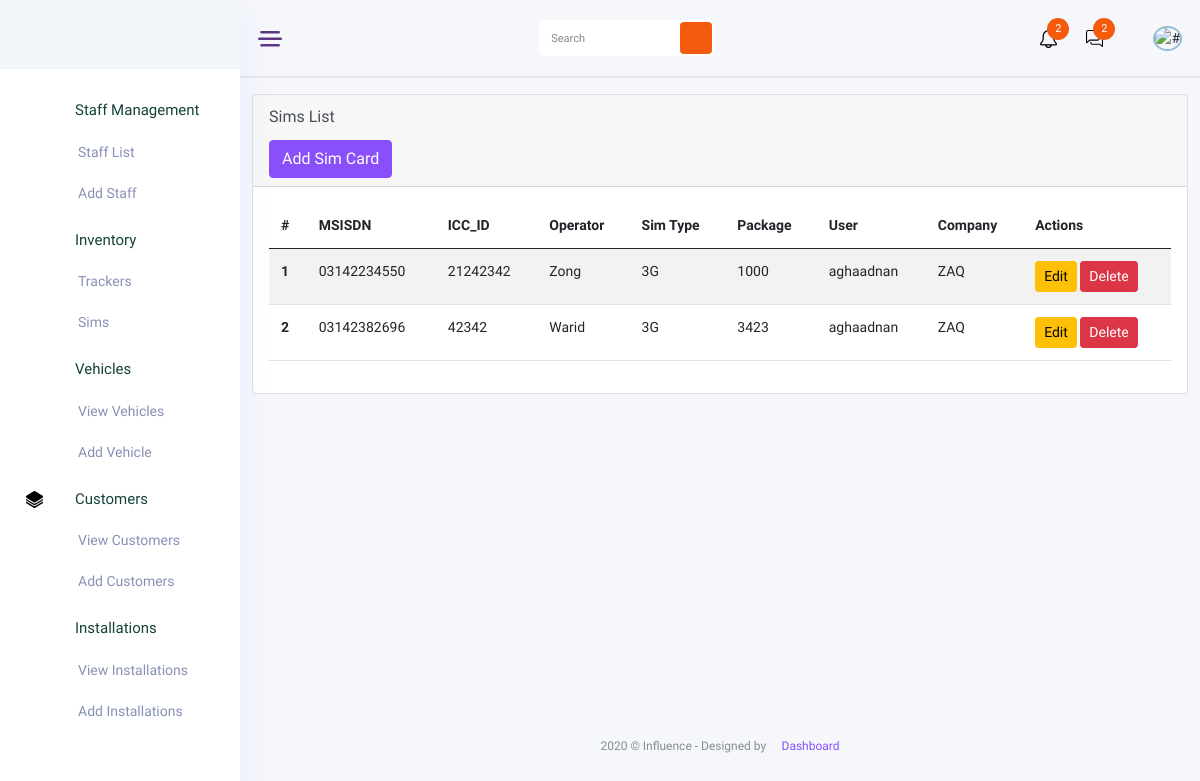
Before: /inventory/sims/ (signed in) with the older database file.
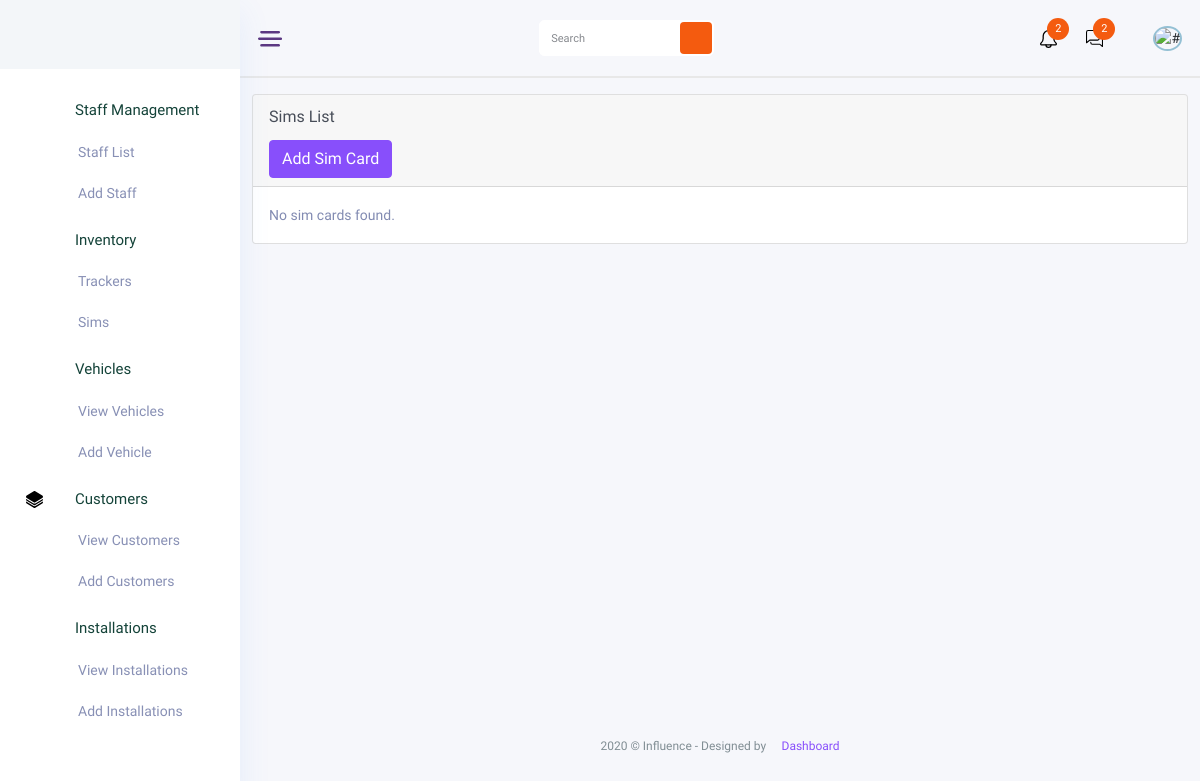
After: the same page with the newer database file.
### inventory/models.py (models this page shows, shortened)
class Sim(models.Model):
    MSISDN = models.CharField(max_length=50)
    ICC_ID = models.CharField(max_length=50)
    OPERATOR_CHOICES = [
        ('zong', 'Zong'),
        ('ufone', 'Ufone'),
        ('warid', 'Warid'),
        ('mobilink', 'Mobilink'),
        ('telenor', 'Telenor'),
    ]
    GSM_CHOICES = [
        ('2g', '2G'),
        ('3g', '3G'),
    ]
    OPERATOR = models.CharField(max_length=50, choices=OPERATOR_CHOICES)
    SIM_TYPE = models.CharField(max_length=50, choices=GSM_CHOICES)
    PACKAGE = models.CharField(max_length=50)
    user = models.ForeignKey(settings.AUTH_USER_MODEL, on_delete=models.CASCADE, related_name='sim_items')
    company = models.ForeignKey(Company, on_delete=models.CASCADE, related_name='sim_items')

### accounts/models.py (models this page shows)
class UserProfile(AbstractUser):
    is_manager  = models.BooleanField(default=False)
    is_admin    = models.BooleanField(default=False)
    is_installer = models.BooleanField(default=False)
    is_agent = models.BooleanField(default=False)
    company = models.ForeignKey(Company, on_delete=models.CASCADE, null=True, related_name='owned_companies')

### companies/models.py (models this page shows)
class Company(models.Model):
    name = models.CharField(max_length=255)
    address = models.CharField(max_length=255)
    phone = models.CharField(max_length=20)
    owner = models.ForeignKey(settings.AUTH_USER_MODEL, on_delete=models.CASCADE, related_name='owned_companies')
    def __str__(self):
        return self.name

### inventory/views.py (the view)
# urls.py: path('sims/', SimListView.as_view(), name='sim_list'),
class SimListView(LoginRequiredMixin, ListView):
    model = Sim
    template_name = 'inventory/sim_list.html'
    context_object_name = 'sim_items'
    def get_queryset(self):
        company = self.request.user.company
        return Sim.objects.filter(company=company)

### inventory/templates/inventory/sim_list.html (shortened to what this page needs)
{% extends 'base.html' %}
{% block content %}
<div class="container-fluid mt-3">
  <div class="card">
    <div class="card-header">
      <h5 class="card-title">Sims List</h5>
        <a href="{% url 'inventory:sim_new' %}" class="btn btn-primary">Add Sim Card</a>
  </div>
    <div class="card-body">
      {% if object_list %}
      <table class="table table-hover table-striped">
          <thead>
            <tr>
            <th scope="col">#</th>
              <th>MSISDN</th>
              <th>ICC_ID</th>
              <th>Operator</th>
              <th>Sim Type</th>
              <th>Package</th>
              <th>User</th>
              <th>Company</th>
              <th>Actions</th>
            </tr>
          </thead>
          <tbody>
            {% for sim in object_list %}
              <tr>
              <th scope="row">{{ forloop.counter }}</th>
                <td>{{ sim.MSISDN }}</td>
                <td>{{ sim.ICC_ID }}</td>
                <td>{{ sim.get_OPERATOR_display }}</td>
                <td>{{ sim.get_SIM_TYPE_display }}</td>
                <td>{{ sim.PACKAGE }}</td>
                <td>{{ sim.user }}</td>
                <td>{{ sim.company }}</td>
                <td>
                  <a href="{% url 'inventory:sim_update' sim.pk %}" class="btn btn-sm btn-warning">Edit</a>
                  <a href="{% url 'inventory:sim_delete' sim.pk %}" class="btn btn-sm btn-danger">Delete</a>
                </td>
              </tr>
            {% empty %}
              <tr>
                <td colspan="8">No sim cards found.</td>
              </tr>
            {% endfor %}
          </tbody>
        </table>
      {% else %}
      <p>No sim cards found.</p>
      {% endif %}
    </div>
  </div>
</div>
{% endblock %}

### templates/base.html (shortened to what this page needs)
{% load static %}
<!DOCTYPE html>
<html lang="zxx">
<head>
    <link rel="stylesheet" href="{% static 'css/bootstrap.min.css' %}" />
    <link rel="stylesheet" href="{% static 'vendors/themefy_icon/themify-icons.css' %}" />
    <link rel="stylesheet" href="{% static 'vendors/niceselect/css/nice-select.css' %}" />
    <link rel="stylesheet" href="{% static 'vendors/owl_carousel/css/owl.carousel.css' %}" />
    <link rel="stylesheet" href="{% static 'vendors/gijgo/gijgo.min.css' %}" />
    <link rel="stylesheet" href="{% static 'vendors/font_awesome/css/all.min.css' %}" />
    <link rel="stylesheet" href="{% static 'vendors/tagsinput/tagsinput.css' %}" />
    <link rel="stylesheet" href="{% static 'vendors/datepicker/date-picker.css' %}" />
    <link rel="stylesheet" href="{% static 'vendors/vectormap-home/vectormap-2.0.2.css' %}" />
    <link rel="stylesheet" href="{% static 'vendors/scroll/scrollable.css' %}" />
    <link rel="stylesheet" href="{% static 'vendors/datatable/css/jquery.dataTables.min.css' %}" />
    <link rel="stylesheet" href="{% static 'vendors/datatable/css/responsive.dataTables.min.css' %}" />
    <link rel="stylesheet" href="{% static 'vendors/datatable/css/buttons.dataTables.min.css' %}" />
    <link rel="stylesheet" href="{% static 'vendors/text_editor/summernote-bs4.css' %}" />
    <link rel="stylesheet" href="{% static 'vendors/morris/morris.css' %}">
    <link rel="stylesheet" href="{% static 'vendors/material_icon/material-icons.css' %}" />
    <link rel="stylesheet" href="{% static 'css/metisMenu.css' %}">
    <link rel="stylesheet" href="{% static 'css/style.css' %}" />
    <link rel="stylesheet" href="{% static 'css/colors/default.css' %}" id="colorSkinCSS">
</head>
<body class="crm_body_bg">
{% if user.is_authenticated %}
    {% include "sidebar.html" %}
    {% include "header.html" %}
{% endif %}
{% block content %}
{% endblock content %}
  {% include "footer.html" %}
</body>
</html>

### templates/sidebar.html (shortened to what this page needs)
 {% load static %}
<nav class="sidebar">
    <div class="logo d-flex justify-content-between">
    </div>
    <ul id="sidebar_menu">
    {% if request.user.is_authenticated %}
        {% if request.user.is_superuser %}
        <li class="">
            <a class="has-arrow" href="#" aria-expanded="false">
                <div class="nav_icon_small">
                    <img src="{% static 'img/menu-icon/dashboard.svg' %}" alt="">
                </div>
                <div class="nav_title">
                    <span>Companies</span>
                </div>
            </a>
            <ul>
                <li><a href="/companies/">View Companies</a></li>
              <li><a href="/companies/new/">Add company</a></li>
            </ul>
        </li>
        <li class="">
            <a class="has-arrow" href="#" aria-expanded="false">
                <div class="nav_icon_small">
                    <img src="{% static 'img/menu-icon/dashboard.svg' %}" alt="">
                </div>
                <div class="nav_title">
                    <span>Register </span>
                </div>
            </a>
            <ul>
              <li><a href="/accounts/register/">Add User</a></li>
            </ul>
        </li>
        {% else %}
            {% if request.user.is_admin and not request.user.is_superuser %}
        <li class="">
            <a class="has-arrow" href="#" aria-expanded="false">
                <div class="nav_icon_small">
                </div>
                <div class="nav_title">
                    <span>Staff Management </span>
                </div>
            </a>
            <ul>
                <li><a href="\accounts\staff\">Staff list</a></li>
              <li><a href="\accounts\staff\create\">Add staff</a></li>
            </ul>
        </li>
          <li class="">
            <a class="has-arrow" href="#" aria-expanded="false">
                <div class="nav_icon_small">
                </div>
                <div class="nav_title">
                    <span>Inventory</span>
                </div>
            </a>
            <ul>
                <li><a href="/inventory/trackerdevices/">Trackers</a></li>
              <li><a href="/inventory/sims/">Sims</a></li>
            </ul>
        </li>
        <li class="">
            <a class="has-arrow" href="#" aria-expanded="false">
                <div class="nav_icon_small">
                </div>
                <div class="nav_title">
                    <span>Vehicles</span>
                </div>
            </a>
            <ul>
                <li><a href="/vehicles/">View Vehicles</a></li>
              <li><a href="/vehicles/create/">Add vehicle</a></li>
            </ul>
        </li>
        <li class="">
            <a class="has-arrow" href="#" aria-expanded="false">
                <div class="nav_icon_small">
                    <img src="{% static 'img/menu-icon/5.svg' %}" alt="">
                </div>
                <div class="nav_title">
                    <span>Customers</span>
                </div>
            </a>
            <ul>
                <li><a href="/customers/">View customers</a></li>
              <li><a href="/customers/create/">Add customers</a></li>
            </ul>
        </li>
        <li class="">
            <a class="has-arrow" href="#" aria-expanded="false">
                <div class="nav_icon_small">
                </div>
                <div class="nav_title">
                    <span>Installations</span>
                </div>
            </a>
            <ul>
                <li><a href="/installations/">View Installations</a></li>
              <li><a href="/installations/create/">Add installations</a></li>
            </ul>
        </li>
            {% endif %}
           {% endif %}
    {% endif %}
      </ul>
</nav>

### templates/header.html (shortened to what this page needs)
{% load static %}
<section class="main_content dashboard_part large_header_bg">
    <div class="container-fluid g-0">
        <div class="row">
            <div class="col-lg-12 p-0 ">
                <div class="header_iner d-flex justify-content-between align-items-center">
                    <div class="line_icon open_miniSide d-none d-lg-block">
                        <img src="{% static 'img/line_img.png' %}" alt="">
                    </div>
                    <div class="serach_field-area d-flex align-items-center">
                        <div class="search_inner">
                            <form action="#">
                                <div class="search_field">
                                    <input type="text" placeholder="Search">
                                </div>
                                <button type="submit"> <img src="{% static 'img/icon/icon_search.svg' %}" alt=""> </button>
                            </form>
                        </div>
                    </div>
                    <div class="header_right d-flex justify-content-between align-items-center">
                        <div class="header_notification_warp d-flex align-items-center">
                            <li>
                                <a class="bell_notification_clicker" href="#"> <img src="{% static 'img/icon/bell.svg' %}" alt="">
                                    <span>2</span>
                                </a>
                            </li>
                            <li>
                                <a class="CHATBOX_open" href="#"> <img src="{% static 'img/icon/msg.svg' %}" alt=""> <span>2</span>  </a>
                            </li>
                        </div>
                        <div class="profile_info">
                            <img src="{% static 'img/client_img.png' %}" alt="#">
                        </div>
                    </div>
                </div>
            </div>
        </div>
    </div>

### templates/footer.html (shortened to what this page needs)
{% load static %}
<div class="footer_part">
    <div class="container-fluid">
        <div class="row">
            <div class="col-lg-12">
                <div class="footer_iner text-center">
                    <p>2020 © Influence - Designed by <a href="#"> <i class="ti-heart"></i> </a><a href="#"> Dashboard</a></p>
                </div>
            </div>
        </div>
    </div>
</div>
</section>

Changed rows visible on the page:
removed Sim: MSISDN "03142234550", ICC_ID "21242342", OPERATOR "Zong", SIM_TYPE "3G", PACKAGE "1000", user "aghaadnan", company "ZAQ"
removed Sim: MSISDN "03142382696", ICC_ID "42342", OPERATOR "Warid", SIM_TYPE "3G", PACKAGE "3423", user "aghaadnan", company "ZAQ"
Other visible differences:
text no longer shown: "# MSISDN ICC_ID Operator Sim Type Package User Company Actions"
text now shown: "No sim cards found."
